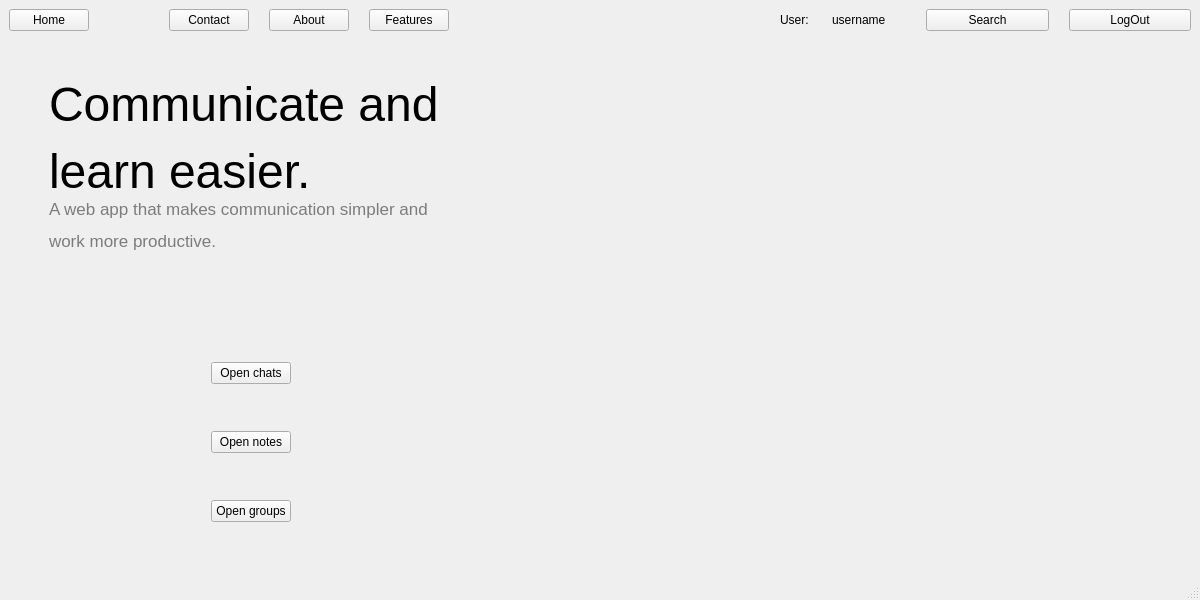
<?xml version="1.0" encoding="UTF-8"?>
<ui version="4.0">
 <class>MainWindow</class>
 <widget class="QMainWindow" name="MainWindow">
  <property name="enabled">
   <bool>true</bool>
  </property>
  <property name="geometry">
   <rect>
    <x>0</x>
    <y>0</y>
    <width>1200</width>
    <height>600</height>
   </rect>
  </property>
  <property name="windowTitle">
   <string>MainWindow</string>
  </property>
  <property name="tabShape">
   <enum>QTabWidget::Rounded</enum>
  </property>
  <widget class="QWidget" name="centralwidget">
   <property name="sizePolicy">
    <sizepolicy hsizetype="Fixed" vsizetype="Preferred">
     <horstretch>0</horstretch>
     <verstretch>0</verstretch>
    </sizepolicy>
   </property>
   <layout class="QVBoxLayout" name="verticalLayout">
    <item>
     <layout class="QHBoxLayout" name="horizontalLayout_3" stretch="0,0,15,5">
      <property name="spacing">
       <number>0</number>
      </property>
      <property name="rightMargin">
       <number>0</number>
      </property>
      <item>
       <widget class="QPushButton" name="button_home">
        <property name="text">
         <string>Home</string>
        </property>
       </widget>
      </item>
      <item>
       <spacer name="horizontalSpacer_7">
        <property name="orientation">
         <enum>Qt::Horizontal</enum>
        </property>
        <property name="sizeType">
         <enum>QSizePolicy::Fixed</enum>
        </property>
        <property name="sizeHint" stdset="0">
         <size>
          <width>40</width>
          <height>20</height>
         </size>
        </property>
       </spacer>
      </item>
      <item>
       <layout class="QHBoxLayout" name="horizontalLayout" stretch="0,0,0,0,0,0,0,0">
        <property name="spacing">
         <number>20</number>
        </property>
        <property name="leftMargin">
         <number>0</number>
        </property>
        <property name="rightMargin">
         <number>0</number>
        </property>
        <item>
         <spacer name="horizontalSpacer_8">
          <property name="orientation">
           <enum>Qt::Horizontal</enum>
          </property>
          <property name="sizeType">
           <enum>QSizePolicy::Fixed</enum>
          </property>
          <property name="sizeHint" stdset="0">
           <size>
            <width>40</width>
            <height>20</height>
           </size>
          </property>
         </spacer>
        </item>
        <item>
         <widget class="QPushButton" name="button_contact">
          <property name="sizePolicy">
           <sizepolicy hsizetype="Fixed" vsizetype="Fixed">
            <horstretch>0</horstretch>
            <verstretch>0</verstretch>
           </sizepolicy>
          </property>
          <property name="text">
           <string>Contact</string>
          </property>
         </widget>
        </item>
        <item>
         <widget class="QPushButton" name="button_about">
          <property name="sizePolicy">
           <sizepolicy hsizetype="Fixed" vsizetype="Fixed">
            <horstretch>0</horstretch>
            <verstretch>0</verstretch>
           </sizepolicy>
          </property>
          <property name="text">
           <string>About</string>
          </property>
         </widget>
        </item>
        <item>
         <widget class="QPushButton" name="button_features">
          <property name="sizePolicy">
           <sizepolicy hsizetype="Fixed" vsizetype="Fixed">
            <horstretch>0</horstretch>
            <verstretch>0</verstretch>
           </sizepolicy>
          </property>
          <property name="text">
           <string>Features</string>
          </property>
         </widget>
        </item>
        <item>
         <spacer name="horizontalSpacer_6">
          <property name="orientation">
           <enum>Qt::Horizontal</enum>
          </property>
          <property name="sizeType">
           <enum>QSizePolicy::MinimumExpanding</enum>
          </property>
          <property name="sizeHint" stdset="0">
           <size>
            <width>40</width>
            <height>20</height>
           </size>
          </property>
         </spacer>
        </item>
        <item>
         <widget class="QLabel" name="label">
          <property name="text">
           <string>User: </string>
          </property>
         </widget>
        </item>
        <item>
         <widget class="QLabel" name="label_username">
          <property name="text">
           <string>username</string>
          </property>
         </widget>
        </item>
        <item>
         <spacer name="horizontalSpacer_9">
          <property name="orientation">
           <enum>Qt::Horizontal</enum>
          </property>
          <property name="sizeType">
           <enum>QSizePolicy::Preferred</enum>
          </property>
          <property name="sizeHint" stdset="0">
           <size>
            <width>40</width>
            <height>20</height>
           </size>
          </property>
         </spacer>
        </item>
       </layout>
      </item>
      <item>
       <layout class="QHBoxLayout" name="horizontalLayout_2">
        <property name="spacing">
         <number>20</number>
        </property>
        <item>
         <widget class="QPushButton" name="button_search">
          <property name="text">
           <string>Search</string>
          </property>
         </widget>
        </item>
        <item>
         <widget class="QPushButton" name="button_log_out">
          <property name="text">
           <string>LogOut</string>
          </property>
         </widget>
        </item>
       </layout>
      </item>
     </layout>
    </item>
    <item>
     <layout class="QGridLayout" name="gridLayout" rowstretch="0,0,0,0,0,0">
      <property name="horizontalSpacing">
       <number>20</number>
      </property>
      <property name="verticalSpacing">
       <number>0</number>
      </property>
      <item row="1" column="1" colspan="3">
       <widget class="QLabel" name="label_main_text">
        <property name="sizePolicy">
         <sizepolicy hsizetype="Preferred" vsizetype="Preferred">
          <horstretch>0</horstretch>
          <verstretch>0</verstretch>
         </sizepolicy>
        </property>
        <property name="font">
         <font>
          <pointsize>36</pointsize>
          <weight>50</weight>
          <italic>false</italic>
          <bold>false</bold>
         </font>
        </property>
        <property name="text">
         <string>&lt;html&gt;&lt;head/&gt;&lt;body&gt;&lt;p&gt;Communicate and &lt;/p&gt;&lt;p&gt;learn easier.&lt;/p&gt;&lt;/body&gt;&lt;/html&gt;</string>
        </property>
        <property name="scaledContents">
         <bool>false</bool>
        </property>
        <property name="alignment">
         <set>Qt::AlignLeading|Qt::AlignLeft|Qt::AlignTop</set>
        </property>
       </widget>
      </item>
      <item row="4" column="4">
       <spacer name="horizontalSpacer_4">
        <property name="orientation">
         <enum>Qt::Horizontal</enum>
        </property>
        <property name="sizeHint" stdset="0">
         <size>
          <width>40</width>
          <height>20</height>
         </size>
        </property>
       </spacer>
      </item>
      <item row="2" column="1" colspan="3">
       <widget class="QLabel" name="label_description">
        <property name="palette">
         <palette>
          <active>
           <colorrole role="WindowText">
            <brush brushstyle="SolidPattern">
             <color alpha="255">
              <red>124</red>
              <green>124</green>
              <blue>124</blue>
             </color>
            </brush>
           </colorrole>
           <colorrole role="Text">
            <brush brushstyle="SolidPattern">
             <color alpha="255">
              <red>0</red>
              <green>0</green>
              <blue>0</blue>
             </color>
            </brush>
           </colorrole>
           <colorrole role="PlaceholderText">
            <brush brushstyle="SolidPattern">
             <color alpha="128">
              <red>0</red>
              <green>0</green>
              <blue>0</blue>
             </color>
            </brush>
           </colorrole>
          </active>
          <inactive>
           <colorrole role="WindowText">
            <brush brushstyle="SolidPattern">
             <color alpha="255">
              <red>124</red>
              <green>124</green>
              <blue>124</blue>
             </color>
            </brush>
           </colorrole>
           <colorrole role="Text">
            <brush brushstyle="SolidPattern">
             <color alpha="255">
              <red>0</red>
              <green>0</green>
              <blue>0</blue>
             </color>
            </brush>
           </colorrole>
           <colorrole role="PlaceholderText">
            <brush brushstyle="SolidPattern">
             <color alpha="128">
              <red>0</red>
              <green>0</green>
              <blue>0</blue>
             </color>
            </brush>
           </colorrole>
          </inactive>
          <disabled>
           <colorrole role="WindowText">
            <brush brushstyle="SolidPattern">
             <color alpha="255">
              <red>120</red>
              <green>120</green>
              <blue>120</blue>
             </color>
            </brush>
           </colorrole>
           <colorrole role="Text">
            <brush brushstyle="SolidPattern">
             <color alpha="255">
              <red>120</red>
              <green>120</green>
              <blue>120</blue>
             </color>
            </brush>
           </colorrole>
           <colorrole role="PlaceholderText">
            <brush brushstyle="SolidPattern">
             <color alpha="128">
              <red>0</red>
              <green>0</green>
              <blue>0</blue>
             </color>
            </brush>
           </colorrole>
          </disabled>
         </palette>
        </property>
        <property name="font">
         <font>
          <pointsize>13</pointsize>
         </font>
        </property>
        <property name="text">
         <string>&lt;html&gt;&lt;head/&gt;&lt;body&gt;&lt;p&gt;A web app that makes communication simpler and&lt;/p&gt;&lt;p&gt;work more productive.&lt;/p&gt;&lt;/body&gt;&lt;/html&gt;</string>
        </property>
        <property name="alignment">
         <set>Qt::AlignLeading|Qt::AlignLeft|Qt::AlignTop</set>
        </property>
       </widget>
      </item>
      <item row="1" column="5" rowspan="5">
       <widget class="QLabel" name="label_image">
        <property name="sizePolicy">
         <sizepolicy hsizetype="Ignored" vsizetype="Ignored">
          <horstretch>200</horstretch>
          <verstretch>200</verstretch>
         </sizepolicy>
        </property>
        <property name="maximumSize">
         <size>
          <width>16777215</width>
          <height>16777215</height>
         </size>
        </property>
        <property name="text">
         <string/>
        </property>
        <property name="pixmap">
         <pixmap>example_photo.jpg</pixmap>
        </property>
        <property name="scaledContents">
         <bool>true</bool>
        </property>
        <property name="alignment">
         <set>Qt::AlignCenter</set>
        </property>
       </widget>
      </item>
      <item row="1" column="0">
       <spacer name="horizontalSpacer_3">
        <property name="orientation">
         <enum>Qt::Horizontal</enum>
        </property>
        <property name="sizeHint" stdset="0">
         <size>
          <width>40</width>
          <height>20</height>
         </size>
        </property>
       </spacer>
      </item>
      <item row="1" column="6">
       <spacer name="horizontalSpacer_5">
        <property name="orientation">
         <enum>Qt::Horizontal</enum>
        </property>
        <property name="sizeHint" stdset="0">
         <size>
          <width>40</width>
          <height>20</height>
         </size>
        </property>
       </spacer>
      </item>
      <item row="4" column="1">
       <spacer name="horizontalSpacer">
        <property name="orientation">
         <enum>Qt::Horizontal</enum>
        </property>
        <property name="sizeType">
         <enum>QSizePolicy::Expanding</enum>
        </property>
        <property name="sizeHint" stdset="0">
         <size>
          <width>40</width>
          <height>20</height>
         </size>
        </property>
       </spacer>
      </item>
      <item row="0" column="1">
       <spacer name="verticalSpacer_3">
        <property name="orientation">
         <enum>Qt::Vertical</enum>
        </property>
        <property name="sizeType">
         <enum>QSizePolicy::Preferred</enum>
        </property>
        <property name="sizeHint" stdset="0">
         <size>
          <width>20</width>
          <height>40</height>
         </size>
        </property>
       </spacer>
      </item>
      <item row="4" column="3">
       <spacer name="horizontalSpacer_2">
        <property name="orientation">
         <enum>Qt::Horizontal</enum>
        </property>
        <property name="sizeHint" stdset="0">
         <size>
          <width>40</width>
          <height>20</height>
         </size>
        </property>
       </spacer>
      </item>
      <item row="3" column="1">
       <spacer name="verticalSpacer_2">
        <property name="orientation">
         <enum>Qt::Vertical</enum>
        </property>
        <property name="sizeType">
         <enum>QSizePolicy::MinimumExpanding</enum>
        </property>
        <property name="sizeHint" stdset="0">
         <size>
          <width>20</width>
          <height>40</height>
         </size>
        </property>
       </spacer>
      </item>
      <item row="3" column="2">
       <widget class="QPushButton" name="button_open_chats">
        <property name="text">
         <string>Open chats</string>
        </property>
       </widget>
      </item>
      <item row="5" column="1">
       <spacer name="verticalSpacer">
        <property name="orientation">
         <enum>Qt::Vertical</enum>
        </property>
        <property name="sizeType">
         <enum>QSizePolicy::MinimumExpanding</enum>
        </property>
        <property name="sizeHint" stdset="0">
         <size>
          <width>20</width>
          <height>40</height>
         </size>
        </property>
       </spacer>
      </item>
      <item row="5" column="2">
       <widget class="QPushButton" name="button_open_groups">
        <property name="text">
         <string>Open groups</string>
        </property>
       </widget>
      </item>
      <item row="4" column="2">
       <widget class="QPushButton" name="butto_open_notes">
        <property name="text">
         <string>Open notes</string>
        </property>
       </widget>
      </item>
     </layout>
    </item>
   </layout>
  </widget>
  <widget class="QMenuBar" name="menubar">
   <property name="geometry">
    <rect>
     <x>0</x>
     <y>0</y>
     <width>1200</width>
     <height>26</height>
    </rect>
   </property>
  </widget>
  <widget class="QStatusBar" name="statusbar"/>
 </widget>
 <resources/>
 <connections/>
</ui>
